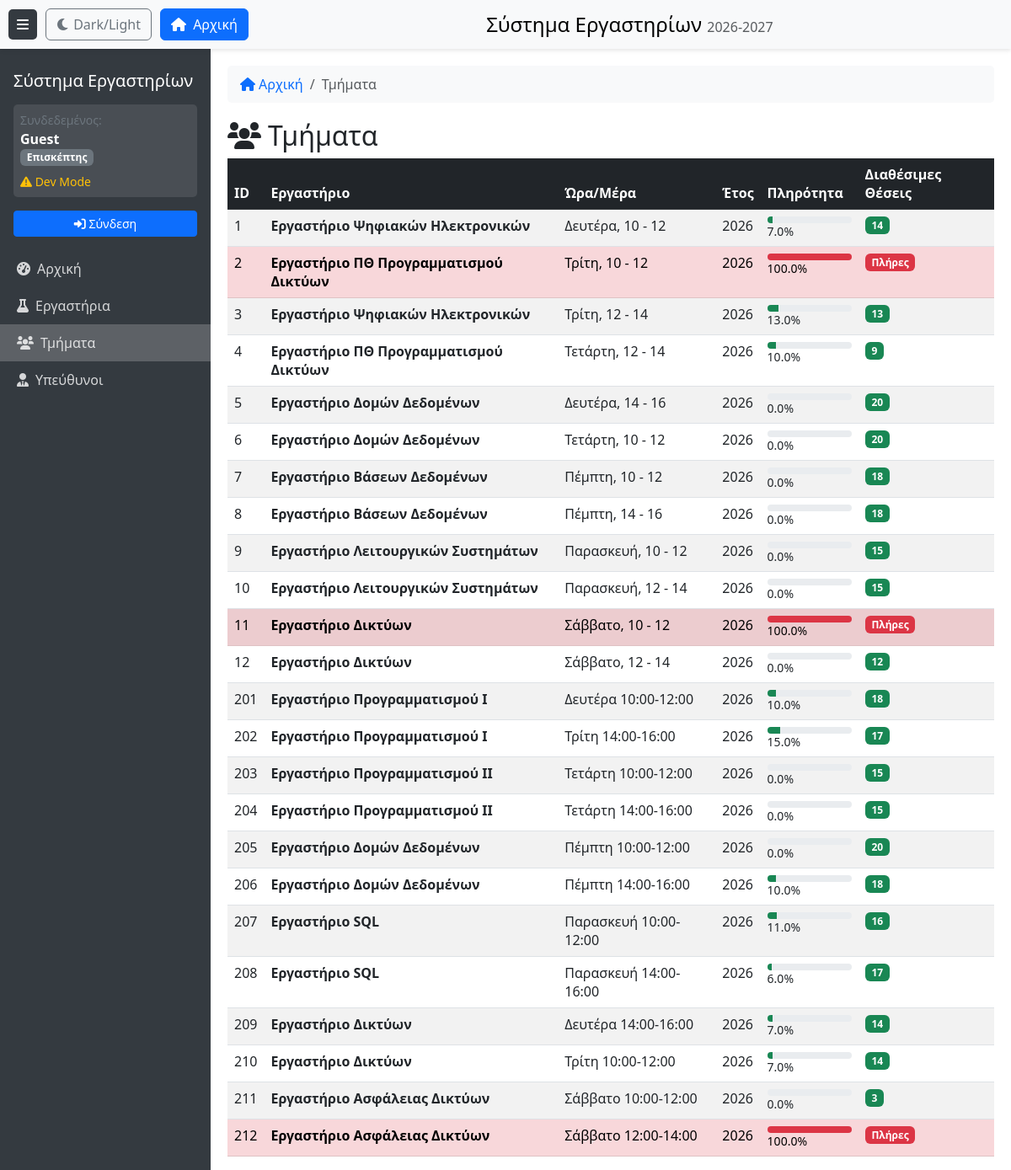
The page /groups-view on the database its author committed.
### models.py (models this page shows)
class LabGroup(db.Model):
    __tablename__ = 'lab_groups'
    group_id = db.Column(db.Integer, primary_key=True, autoincrement=True)
    daytime = db.Column(db.Text, nullable=False)
    year = db.Column(db.Integer, nullable=False)
    finalize = db.Column(db.Text, nullable=False)

class CourseLab(db.Model):
    __tablename__ = 'course_lab'
    lab_id = db.Column(db.Integer, primary_key=True, autoincrement=True)
    name = db.Column(db.Text, nullable=False)
    description = db.Column(db.Text, nullable=False)
    maxusers = db.Column(db.Integer, nullable=False)
    reg_limit = db.Column(db.Text, nullable=False)
    max_misses = db.Column(db.Integer, nullable=False)

### routes/views.py (the view)
@views_bp.route('/groups-view')
@require_permission('dashboard', 'view')
def groups_page():
    academic_year = get_academic_year()
    groups_raw = db.session.query(
        LabGroup, RelLabGroup.lab_id, CourseLab.name.label('lab_name')
    ).join(
        RelLabGroup, LabGroup.group_id == RelLabGroup.group_id
    ).join(
        CourseLab, RelLabGroup.lab_id == CourseLab.lab_id
    ).filter(LabGroup.year == academic_year).all()
    groups = []
    for group, lab_id, lab_name in groups_raw:
        occupancy = get_group_occupancy(group.group_id, lab_id)
        groups.append({
            'group_id': group.group_id,
            'daytime': group.daytime,
            'year': group.year,
            'lab_id': lab_id,
            'lab_name': lab_name,
            'occupancy_percentage': occupancy['percentage'],
            'available_spots': occupancy['available'],
            'is_full': occupancy['is_full']
        })
    return render_template('groups.html',
                           active_page='groups',
                           groups=groups)

### app.py (called while the page is built)
@app.context_processor
def inject_common_vars():
    return {
        'name': session.get('name', 'Guest'),
        'role': session.get('role', 'guest'),
        'AUTH_MODE': app.config['AUTH_MODE'],
        'academic_year': get_academic_year(),
    }

### auth.py (called while the page is built)
def require_permission(resource, action):
    def decorator(f):
        @functools.wraps(f)
        def decorated_function(*args, **kwargs):
            matrix = PermissionMatrix()
            if 'schGrAcPersonID' in session:
                user_id = session['schGrAcPersonID']
                role = matrix.get_user_role(user_id)
            else:
                role = 'guest'
            if not matrix.has_permission(role, resource, action):
                logger.warning(f"Permission denied: {role} tried to access {resource}.{action}")
                abort(403, description="Insufficient permissions")
            return f(*args, **kwargs)
        return decorated_function
    return decorator

def get_academic_year():
    today = datetime.now()
    day_of_year = today.timetuple().tm_yday
    current_year = today.year
    if day_of_year < 35:
        return current_year - 1
    return current_year

    def has_permission(self, role, resource, action):
        if role not in self.matrix['roles']:
            return False
        if resource not in self.matrix['resources']:
            return False
        resource_config = self.matrix['resources'][resource]
        if action not in resource_config:
            return False
        return role in resource_config[action]

### helpers.py (called while the page is built)
def get_group_occupancy(group_id, lab_id):
    current_count = RelGroupStudent.query.filter_by(group_id=group_id).count()
    lab = CourseLab.query.get(lab_id)
    max_users = lab.maxusers if lab else 0
    return {
        'current': current_count,
        'max': max_users,
        'available': max(0, max_users - current_count),
        'percentage': round((current_count / max_users * 100), 1) if max_users > 0 else 0,
        'is_full': current_count >= max_users
    }

### templates/groups.html (shortened to what this page needs)
﻿{% extends "base.html" %}
{% block breadcrumb %}
<li class="breadcrumb-item active" aria-current="page">Τμήματα</li>
{% endblock %}
{% block content %}
<h2><i class="fas fa-users me-2"></i>Τμήματα</h2>
<div class="table-responsive">
    <table class="table table-striped table-hover">
        <thead class="table-dark">
            <tr>
                <th>ID</th>
                <th>Εργαστήριο</th>
                <th>Ώρα/Μέρα</th>
                <th>Έτος</th>
                <th>Πληρότητα</th>
                <th>Διαθέσιμες Θέσεις</th>
            </tr>
        </thead>
        <tbody>
        {% for group in groups %}
            <tr class="{% if group.is_full %}table-danger{% endif %}">
                <td>{{ group.group_id }}</td>
                <td><strong>{{ group.lab_name }}</strong></td>
                <td>{{ group.daytime }}</td>
                <td>{{ group.year }}</td>
                <td>
                    <div class="progress occupancy-bar occupancy-bar-inline">
                        <div class="progress-bar {% if group.occupancy_percentage >= 90 %}bg-danger{% elif group.occupancy_percentage >= 70 %}bg-warning{% else %}bg-success{% endif %}"
                             style="width: {{ group.occupancy_percentage }}%"></div>
                    </div>
                    <small>{{ group.occupancy_percentage|round(0) }}%</small>
                </td>
                <td>
                    {% if group.is_full %}
                    <span class="badge bg-danger">Πλήρες</span>
                    {% else %}
                    <span class="badge bg-success">{{ group.available_spots }}</span>
                    {% endif %}
                </td>
            </tr>
        {% endfor %}
        </tbody>
    </table>
</div>
{% endblock %}

### static/css/style.css (style rules this page uses)
body { display: flex; min-height: 100vh; padding-top: 50px; }
.occupancy-bar { height: 8px; border-radius: 4px; }
.occupancy-bar-inline { width: 100px; }

### rows shown on the page
LabGroup: group_id "1", lab_name "Εργαστήριο Ψηφιακών Ηλεκτρονικών", daytime "Δευτέρα, 10 - 12", year "2026", {{ group.occupancy_percentage }} 6.7 (drawn), occupancy_percentage "7.0", available_spots "14"
LabGroup: group_id "2", lab_name "Εργαστήριο ΠΘ Προγραμματισμού Δικτύων", daytime "Τρίτη, 10 - 12", year "2026", occupancy_percentage "100.0", shows "Πλήρες"
LabGroup: group_id "3", lab_name "Εργαστήριο Ψηφιακών Ηλεκτρονικών", daytime "Τρίτη, 12 - 14", year "2026", {{ group.occupancy_percentage }} 13.3 (drawn), occupancy_percentage "13.0", available_spots "13"
LabGroup: group_id "4", lab_name "Εργαστήριο ΠΘ Προγραμματισμού Δικτύων", daytime "Τετάρτη, 12 - 14", year "2026", occupancy_percentage "10.0", available_spots "9"
LabGroup: group_id "5", lab_name "Εργαστήριο Δομών Δεδομένων", daytime "Δευτέρα, 14 - 16", year "2026", occupancy_percentage "0.0", available_spots "20"
LabGroup: group_id "6", lab_name "Εργαστήριο Δομών Δεδομένων", daytime "Τετάρτη, 10 - 12", year "2026", occupancy_percentage "0.0", available_spots "20"
LabGroup: group_id "7", lab_name "Εργαστήριο Βάσεων Δεδομένων", daytime "Πέμπτη, 10 - 12", year "2026", occupancy_percentage "0.0", available_spots "18"
LabGroup: group_id "8", lab_name "Εργαστήριο Βάσεων Δεδομένων", daytime "Πέμπτη, 14 - 16", year "2026", occupancy_percentage "0.0", available_spots "18"
LabGroup: group_id "9", lab_name "Εργαστήριο Λειτουργικών Συστημάτων", daytime "Παρασκευή, 10 - 12", year "2026", occupancy_percentage "0.0", available_spots "15"
LabGroup: group_id "10", lab_name "Εργαστήριο Λειτουργικών Συστημάτων", daytime "Παρασκευή, 12 - 14", year "2026", occupancy_percentage "0.0", available_spots "15"
LabGroup: group_id "11", lab_name "Εργαστήριο Δικτύων", daytime "Σάββατο, 10 - 12", year "2026", occupancy_percentage "100.0", shows "Πλήρες"
LabGroup: group_id "12", lab_name "Εργαστήριο Δικτύων", daytime "Σάββατο, 12 - 14", year "2026", occupancy_percentage "0.0", available_spots "12"
LabGroup: group_id "201", lab_name "Εργαστήριο Προγραμματισμού Ι", daytime "Δευτέρα 10:00-12:00", year "2026", occupancy_percentage "10.0", available_spots "18"
LabGroup: group_id "202", lab_name "Εργαστήριο Προγραμματισμού Ι", daytime "Τρίτη 14:00-16:00", year "2026", occupancy_percentage "15.0", available_spots "17"
LabGroup: group_id "203", lab_name "Εργαστήριο Προγραμματισμού ΙΙ", daytime "Τετάρτη 10:00-12:00", year "2026", occupancy_percentage "0.0", available_spots "15"
LabGroup: group_id "204", lab_name "Εργαστήριο Προγραμματισμού ΙΙ", daytime "Τετάρτη 14:00-16:00", year "2026", occupancy_percentage "0.0", available_spots "15"
LabGroup: group_id "205", lab_name "Εργαστήριο Δομών Δεδομένων", daytime "Πέμπτη 10:00-12:00", year "2026", occupancy_percentage "0.0", available_spots "20"
LabGroup: group_id "206", lab_name "Εργαστήριο Δομών Δεδομένων", daytime "Πέμπτη 14:00-16:00", year "2026", occupancy_percentage "10.0", available_spots "18"
LabGroup: group_id "207", lab_name "Εργαστήριο SQL", daytime "Παρασκευή 10:00-12:00", year "2026", {{ group.occupancy_percentage }} 11.1 (drawn), occupancy_percentage "11.0", available_spots "16"
LabGroup: group_id "208", lab_name "Εργαστήριο SQL", daytime "Παρασκευή 14:00-16:00", year "2026", {{ group.occupancy_percentage }} 5.6 (drawn), occupancy_percentage "6.0", available_spots "17"
LabGroup: group_id "209", lab_name "Εργαστήριο Δικτύων", daytime "Δευτέρα 14:00-16:00", year "2026", {{ group.occupancy_percentage }} 6.7 (drawn), occupancy_percentage "7.0", available_spots "14"
LabGroup: group_id "210", lab_name "Εργαστήριο Δικτύων", daytime "Τρίτη 10:00-12:00", year "2026", {{ group.occupancy_percentage }} 6.7 (drawn), occupancy_percentage "7.0", available_spots "14"
LabGroup: group_id "211", lab_name "Εργαστήριο Ασφάλειας Δικτύων", daytime "Σάββατο 10:00-12:00", year "2026", occupancy_percentage "0.0", available_spots "3"
LabGroup: group_id "212", lab_name "Εργαστήριο Ασφάλειας Δικτύων", daytime "Σάββατο 12:00-14:00", year "2026", occupancy_percentage "100.0", shows "Πλήρες"

### other values the page prints
{{ academic_year }} "2026"
{{ academic_year + 1 }} "2027"
{{ name }} "Guest"
